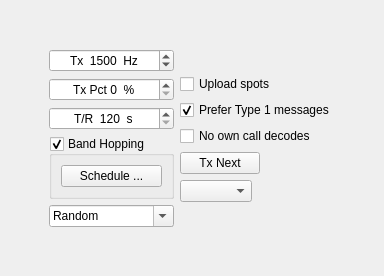
        <widget class="QWidget" name="page_2">
         <layout class="QVBoxLayout" name="verticalLayout_5">
          <property name="leftMargin">
           <number>0</number>
          </property>
          <property name="topMargin">
           <number>0</number>
          </property>
          <property name="rightMargin">
           <number>0</number>
          </property>
          <property name="bottomMargin">
           <number>0</number>
          </property>
          <item>
           <widget class="QWidget" name="widget_2" native="true">
            <layout class="QHBoxLayout" name="horizontalLayout_9">
             <property name="leftMargin">
              <number>0</number>
             </property>
             <property name="topMargin">
              <number>0</number>
             </property>
             <property name="rightMargin">
              <number>0</number>
             </property>
             <property name="bottomMargin">
              <number>0</number>
             </property>
             <item>
              <widget class="QWidget" name="WSPR_controls_widget" native="true">
               <layout class="QGridLayout" name="gridLayout_9">
                <item row="1" column="0">
                 <spacer name="horizontalSpacer_7">
                  <property name="orientation">
                   <enum>Qt::Horizontal</enum>
                  </property>
                  <property name="sizeHint" stdset="0">
                   <size>
                    <width>40</width>
                    <height>20</height>
                   </size>
                  </property>
                 </spacer>
                </item>
                <item row="1" column="2">
                 <spacer name="horizontalSpacer_6">
                  <property name="orientation">
                   <enum>Qt::Horizontal</enum>
                  </property>
                  <property name="sizeHint" stdset="0">
                   <size>
                    <width>40</width>
                    <height>20</height>
                   </size>
                  </property>
                 </spacer>
                </item>
                <item row="2" column="1">
                 <spacer name="verticalSpacer_2">
                  <property name="orientation">
                   <enum>Qt::Vertical</enum>
                  </property>
                  <property name="sizeHint" stdset="0">
                   <size>
                    <width>20</width>
                    <height>40</height>
                   </size>
                  </property>
                 </spacer>
                </item>
                <item row="1" column="1">
                 <layout class="QHBoxLayout" name="horizontalLayout_12">
                  <item>
                   <layout class="QVBoxLayout" name="verticalLayout_7">
                    <item>
                     <widget class="QSpinBox" name="WSPRfreqSpinBox">
                      <property name="alignment">
                       <set>Qt::AlignCenter</set>
                      </property>
                      <property name="suffix">
                       <string>  Hz</string>
                      </property>
                      <property name="prefix">
                       <string>Tx  </string>
                      </property>
                      <property name="minimum">
                       <number>1400</number>
                      </property>
                      <property name="maximum">
                       <number>1700</number>
                      </property>
                      <property name="value">
                       <number>1500</number>
                      </property>
                     </widget>
                    </item>
                    <item>
                     <widget class="QSpinBox" name="sbTxPercent">
                      <property name="toolTip">
                       <string>Percentage of 2-minute sequences devoted to transmitting.</string>
                      </property>
                      <property name="alignment">
                       <set>Qt::AlignCenter</set>
                      </property>
                      <property name="suffix">
                       <string>  %</string>
                      </property>
                      <property name="prefix">
                       <string>Tx Pct </string>
                      </property>
                      <property name="maximum">
                       <number>100</number>
                      </property>
                     </widget>
                    </item>
                    <item>
                     <widget class="RestrictedSpinBox" name="sbTR_FST240W">
                      <property name="alignment">
                       <set>Qt::AlignCenter</set>
                      </property>
                      <property name="suffix">
                       <string>  s</string>
                      </property>
                      <property name="prefix">
                       <string>T/R  </string>
                      </property>
                      <property name="minimum">
                       <number>120</number>
                      </property>
                      <property name="maximum">
                       <number>300</number>
                      </property>
                     </widget>
                    </item>
                    <item>
                     <widget class="QGroupBox" name="band_hopping_group_box">
                      <property name="title">
                       <string>Band Hopping</string>
                      </property>
                      <property name="checkable">
                       <bool>true</bool>
                      </property>
                      <layout class="QHBoxLayout" name="horizontalLayout_7">
                       <item>
                        <widget class="QPushButton" name="band_hopping_schedule_push_button">
                         <property name="toolTip">
                          <string>Choose bands and times of day for band-hopping.</string>
                         </property>
                         <property name="text">
                          <string>Schedule ...</string>
                         </property>
                        </widget>
                       </item>
                      </layout>
                     </widget>
                    </item>
                    <item>
                     <widget class="QComboBox" name="RoundRobin">
                      <property name="editable">
                       <bool>true</bool>
                      </property>
                      <property name="currentIndex">
                       <number>0</number>
                      </property>
                      <item>
                       <property name="text">
                        <string>Random</string>
                       </property>
                      </item>
                      <item>
                       <property name="text">
                        <string>1/2</string>
                       </property>
                      </item>
                      <item>
                       <property name="text">
                        <string>2/2</string>
                       </property>
                      </item>
                      <item>
                       <property name="text">
                        <string>1/3</string>
                       </property>
                      </item>
                      <item>
                       <property name="text">
                        <string>2/3</string>
                       </property>
                      </item>
                      <item>
                       <property name="text">
                        <string>3/3</string>
                       </property>
                      </item>
                     </widget>
                    </item>
                   </layout>
                  </item>
                  <item>
                   <layout class="QVBoxLayout" name="verticalLayout_8">
                    <item>
                     <layout class="QVBoxLayout" name="verticalLayout_2">
                      <item>
                       <layout class="QHBoxLayout" name="horizontalLayout_10">
                        <item>
                         <widget class="QCheckBox" name="cbUploadWSPR_Spots">
                          <property name="toolTip">
                           <string>Upload decoded messages to WSPRnet.org.</string>
                          </property>
                          <property name="text">
                           <string>Upload spots</string>
                          </property>
                         </widget>
                        </item>
                       </layout>
                      </item>
                      <item>
                       <widget class="QCheckBox" name="WSPR_prefer_type_1_check_box">
                        <property name="toolTip">
                         <string>&lt;html&gt;&lt;head/&gt;&lt;body&gt;&lt;p&gt;6 digit locators cause 2 different messages to be sent, the second contains the full locator but only a hashed callsign, other stations must have decoded the first once before they can decode your call in the second. Check this option to only send 4 digit locators if it will avoid the two message protocol.&lt;/p&gt;&lt;/body&gt;&lt;/html&gt;</string>
                        </property>
                        <property name="accessibleDescription">
                         <string>6 digit locators cause 2 different messages to be sent, the second contains the full locator but only a hashed callsign, other stations must have decoded the first once before they can decode your call in the second. Check this option to only send 4 digit locators if it will avoid the two message protocol.</string>
                        </property>
                        <property name="text">
                         <string>Prefer Type 1 messages</string>
                        </property>
                        <property name="checked">
                         <bool>true</bool>
                        </property>
                       </widget>
                      </item>
                      <item>
                       <widget class="QCheckBox" name="cbNoOwnCall">
                        <property name="text">
                         <string>No own call decodes</string>
                        </property>
                       </widget>
                      </item>
                      <item>
                       <layout class="QHBoxLayout" name="horizontalLayout_13">
                        <item>
                         <widget class="QPushButton" name="pbTxNext">
                          <property name="toolTip">
                           <string>Transmit during the next 2-minute sequence.</string>
                          </property>
                          <property name="styleSheet">
                           <string notr="true">QPushButton:checked {
	background-color: red;
	border-style: outset;
	border-width: 1px;
	border-radius: 5px;
	border-color: black;
	min-width: 5em;
	padding: 3px;
}</string>
                          </property>
                          <property name="text">
                           <string>Tx Next</string>
                          </property>
                          <property name="checkable">
                           <bool>true</bool>
                          </property>
                         </widget>
                        </item>
                        <item>
                         <spacer name="horizontalSpacer_2">
                          <property name="orientation">
                           <enum>Qt::Horizontal</enum>
                          </property>
                          <property name="sizeHint" stdset="0">
                           <size>
                            <width>40</width>
                            <height>20</height>
                           </size>
                          </property>
                         </spacer>
                        </item>
                       </layout>
                      </item>
                      <item>
                       <layout class="QHBoxLayout" name="horizontalLayout_14">
                        <item>
                         <widget class="QComboBox" name="TxPowerComboBox">
                          <property name="toolTip">
                           <string>Set Tx power in dBm (dB above 1 mW) as part of your WSPR message.</string>
                          </property>
                         </widget>
                        </item>
                        <item>
                         <spacer name="horizontalSpacer_3">
                          <property name="orientation">
                           <enum>Qt::Horizontal</enum>
                          </property>
                          <property name="sizeHint" stdset="0">
                           <size>
                            <width>40</width>
                            <height>20</height>
                           </size>
                          </property>
                         </spacer>
                        </item>
                       </layout>
                      </item>
                     </layout>
                    </item>
                   </layout>
                  </item>
                 </layout>
                </item>
                <item row="0" column="1">
                 <spacer name="verticalSpacer_3">
                  <property name="orientation">
                   <enum>Qt::Vertical</enum>
                  </property>
                  <property name="sizeHint" stdset="0">
                   <size>
                    <width>20</width>
                    <height>40</height>
                   </size>
                  </property>
                 </spacer>
                </item>
               </layout>
              </widget>
             </item>
            </layout>
           </widget>
          </item>
         </layout>
        </widget>
